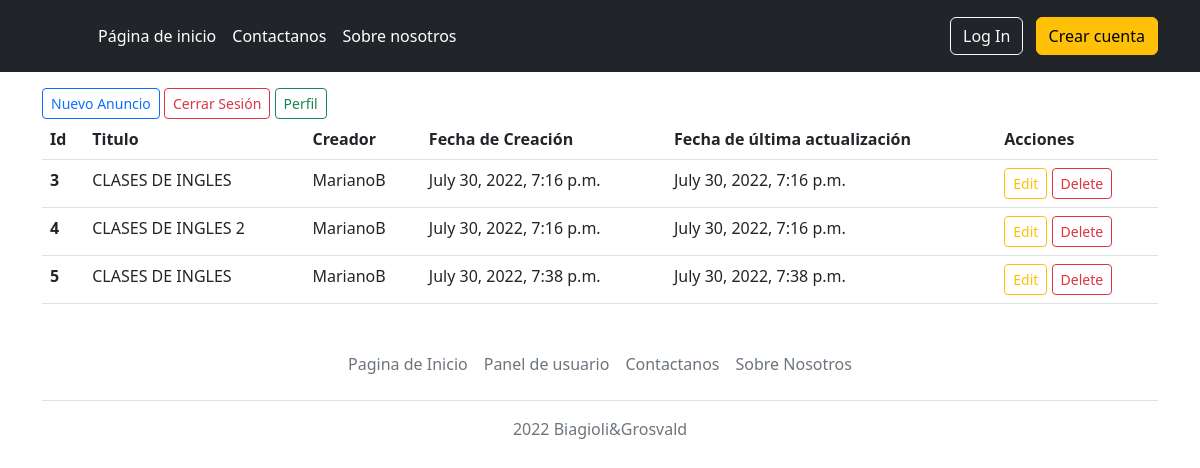
Screenshot of /usuario/1 (signed in) with the database file from the repository.
### App/models.py (models this page shows, shortened)
class Anuncio(models.Model):
    titulo = models.CharField(max_length=100)
    materia = models.CharField(max_length=180)
    autor = models.ForeignKey(User, on_delete=models.DO_NOTHING)
    imagen = models.ImageField(upload_to="App\static", null=True, blank=True)
    descripcion_clase = models.CharField(max_length=800)
    date_created = models.DateTimeField(default=timezone.now)
    date_updated = models.DateTimeField(default=timezone.now)

### App/views.py (the view)
# urls.py: path('usuario/<pk>', PanelUsuario.as_view(), name="perfil"),
class PanelUsuario(LoginRequiredMixin, BaseView, ListView,):
    queryset = Anuncio.objects.all()
    template_name = "App/panel_usuario_avisos.html"
    context_object_name = "anuncios"
    def get_queryset(self):
        return Anuncio.objects.filter(autor=self.request.user)

### App/views.py (called while the page is built)
    def get_context_data(self, **kwargs):
        context = super().get_context_data(**kwargs)
        context['titulo'] = Anuncio.objects.filter(titulo=True).order_by('date_created').first()
        return context

### App/templates/App/panel_usuario_avisos.html
{% extends "base.html" %}
{% block main %}
<main class="flex-shrink-0">
    <div class="container" style="margin-top: 1em;">
     <a type="button" href="{% url 'anuncio-create' %}" class="btn btn-sm btn-outline-primary">Nuevo Anuncio</a>
     <a type="button" href="{% url 'logout' %}" class="btn btn-sm btn-outline-danger">Cerrar Sesión</a>
     <a type="button" href="{% url 'usuario-update' user.id %}" class="btn btn-sm btn-outline-success">Perfil</a>
  <table class="table">
  <thead>
    <tr>
      <th scope="col">Id</th>
      <th scope="col">Titulo</th>
      <th scope="col">Creador</th>
      <th scope="col">Fecha de Creación</th>
      <th scope="col">Fecha de última actualización</th>
      <th scope="col">Acciones</th>
    </tr>
  </thead>
        <tbody>
          {%for anuncio in anuncios %}
            <tr>
            <th scope="row">{{anuncio.id}}</th>
            <td>{{anuncio.titulo}}</td>
            <td>{{anuncio.autor}}</td>
            <td>{{anuncio.date_created}}</td>
            <td>{{anuncio.date_updated}}</td>
            <td>
              <a type="button" href="{% url 'anuncio-update' anuncio.id %}" class="btn btn-sm btn-outline-warning">Edit</a>
              <a type="button" href="{% url 'anuncio-delete' anuncio.id %}" class="btn btn-sm btn-outline-danger">Delete</a>
            </td>
            </tr>
          {% endfor %}
        </tbody>
    </table>
    </div>
  </main>
{% endblock %}

### App/templates/App/base.html (shortened to what this page needs)
<!DOCTYPE html>
<html lang="en"><head><meta http-equiv="Content-Type" content="text/html; charset=UTF-8">
<link href="https://cdn.jsdelivr.net/npm/bootstrap@5.2.0-beta1/dist/css/bootstrap.min.css" rel="stylesheet">
  </head>
  <body>
<header>
  <header class="p-3 text-bg-dark">
    <div class="container">
      <div class="d-flex flex-wrap align-items-center justify-content-center justify-content-lg-start">
        <a href="/" class="d-flex align-items-center mb-2 mb-lg-0 text-white text-decoration-none">
          <svg class="bi me-2" width="40" height="32" role="img" aria-label="Bootstrap"><use xlink:href="#bootstrap"></use></svg>
        </a>
        <ul class="nav col-12 col-lg-auto me-lg-auto mb-2 justify-content-center mb-md-0">
          <li><a href="/" class="nav-link px-2 text-white">Página de inicio</a></li>
          <li><a href="/contacto" class="nav-link px-2 text-white">Contactanos</a></li>
          <li><a href="/about" class="nav-link px-2 text-white">Sobre nosotros</a></li>
        </ul>
        <div class="text-end">
          <a class="btn btn-outline-light me-2" href="/login" role="button">Log In</a>
          <a class="btn btn-warning" href="/registro" role="button">Crear cuenta</a>
        </div>
      </div>
    </div>
  </header>
</header>
<main>
{% block main %}
{% endblock %}
</main>
<div class="container">
  <footer class="py-3 my-4">
    <ul class="nav justify-content-center border-bottom pb-3 mb-3"
      <li class="nav-item">
        <a href="/" class="nav-link px-2 text-muted">Pagina de Inicio</a>
      <li class="nav-item">
        <a href="#" class="nav-link px-2 text-muted">Panel de usuario</a>
      </li>
      <li class="nav-item">
        <a href="/contacto" class="nav-link px-2 text-muted">Contactanos</a>
      </li>
      <li class="nav-item">
        <a href="/about" class="nav-link px-2 text-muted">Sobre Nosotros</a>
      </li>
    </ul>
    <p class="text-center text-muted"> 2022 Biagioli&Grosvald </p>
  </footer>
</div>
</body>
</html>

### App/templates/App/base.html (style rules this page uses)
.bi { vertical-align: -.125em; fill: currentColor; }

### rows the page displays
Anuncio: id "3", titulo "CLASES DE INGLES", autor "MarianoB", date_created "July 30, 2022, 7:16 p.m.", date_updated "July 30, 2022, 7:16 p.m."
Anuncio: id "4", titulo "CLASES DE INGLES 2", autor "MarianoB", date_created "July 30, 2022, 7:16 p.m.", date_updated "July 30, 2022, 7:16 p.m."
Anuncio: id "5", titulo "CLASES DE INGLES", autor "MarianoB", date_created "July 30, 2022, 7:38 p.m.", date_updated "July 30, 2022, 7:38 p.m."
